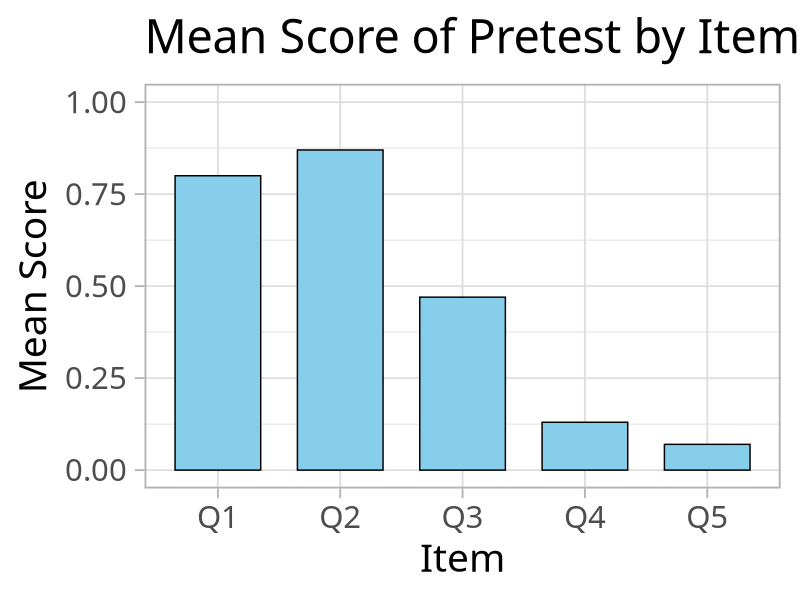
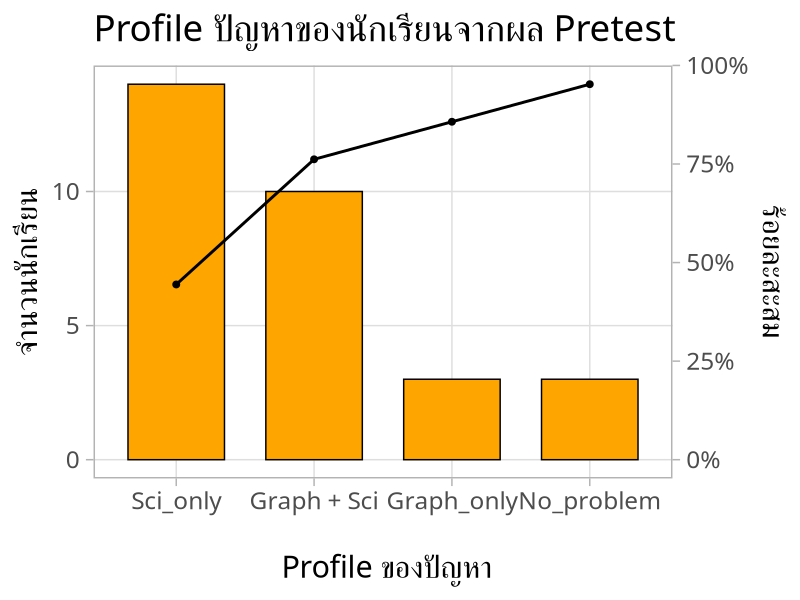
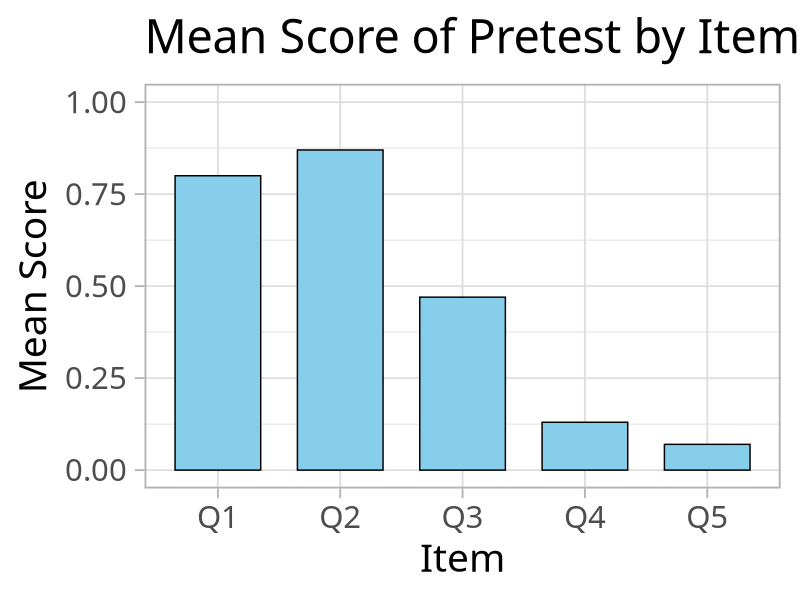
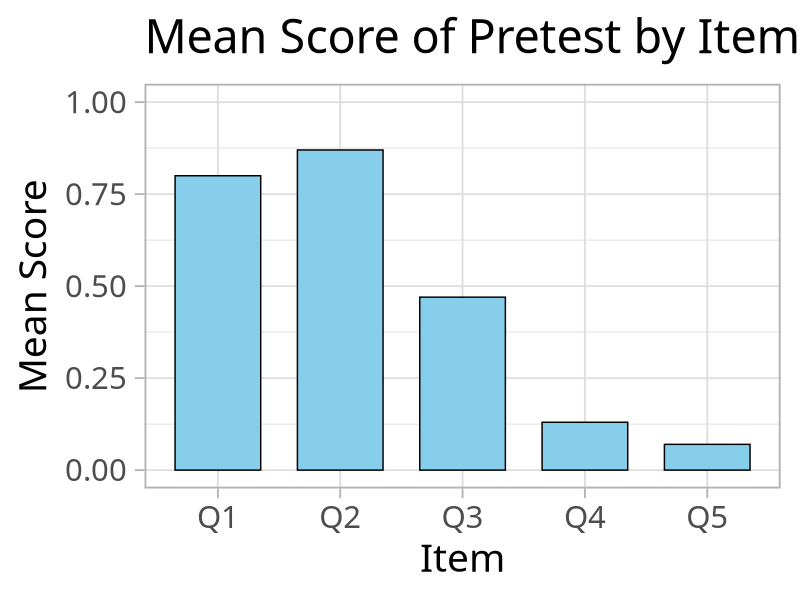
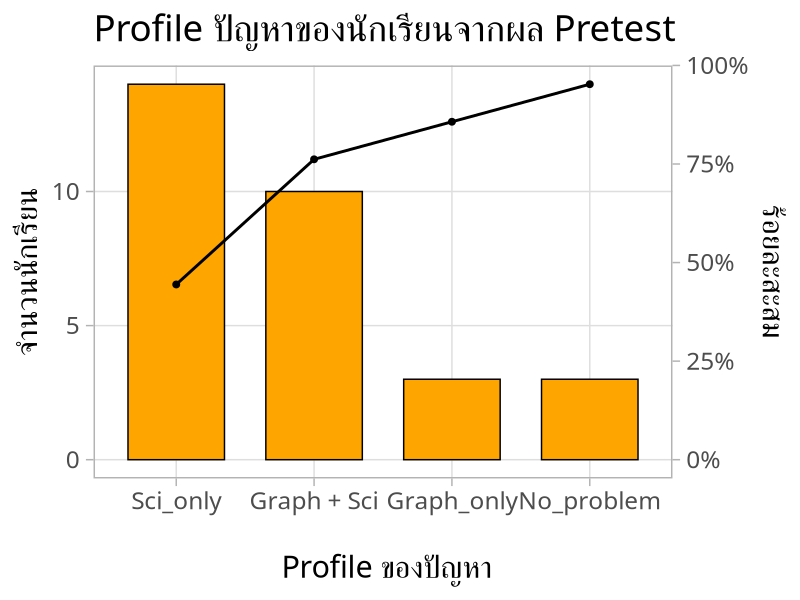
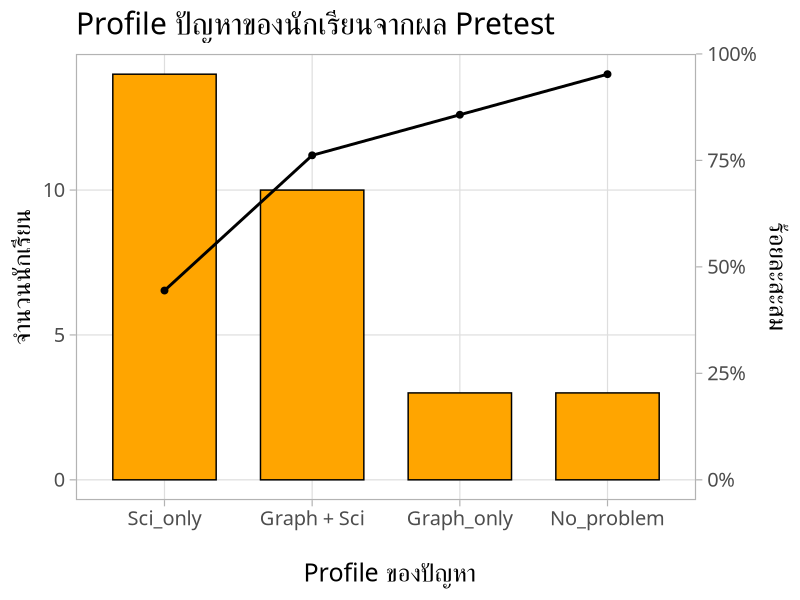
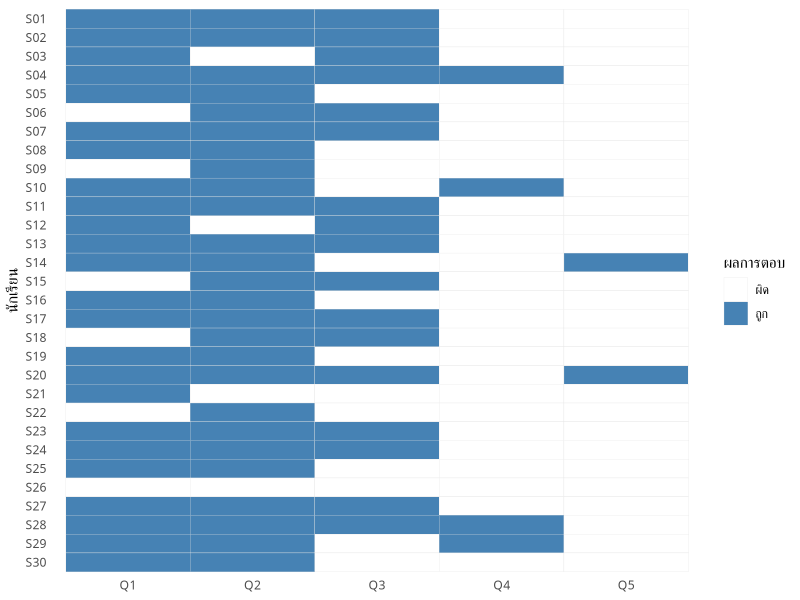
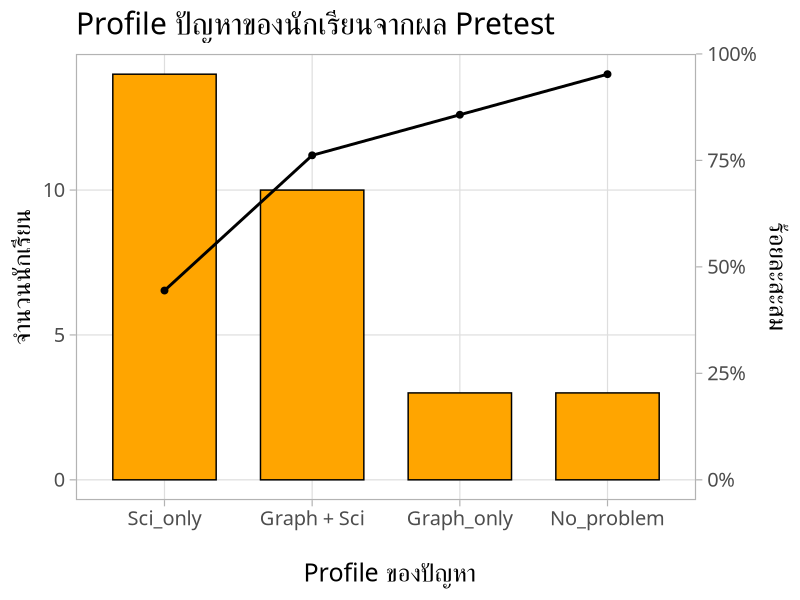

Write the R code that produced these figures, in order.
## ---- chunk 1
library(tidyverse)
library(kableExtra)
result <- tribble(
    ~ item, ~M, ~SD,
    "Q1", 0.80, 0.40,
    "Q2", 0.87, 0.35,
    "Q3", 0.47, 0.51,
    "Q4", 0.13, 0.35,
    "Q5", 0.07, 0.25
)

result |> 
  ggplot(aes(x = item, y = M)) +
  geom_col(fill = "skyblue", col = "black", width = 0.7) +
  ylim(0,1) +
  theme_light(base_size = 28) +
  theme(text = element_text(family = "ChulaCharasNew")) +
  labs(
    title = "Mean Score of Pretest by Item",
    x = "Item",
    y = "Mean Score"
  ) 

## ---- chunk 2

# 1) ตารางความรู้พื้นฐาน (3 ด้าน)
basic_skill <- tribble(
  ~domain, ~M, ~SD,
  "ความเข้าใจคำศัพท์วิทยาศาสตร์",        1.67, 0.55,
  "ทักษะการอ่านกราฟ",           0.47, 0.51,
  "การให้เหตุผลเชิงวิทยาศาสตร์", 0.20, 0.41
)

basic_skill |>
  kable(
    col.names = c("ทักษะพื้นฐาน", "M", "SD"),
    digits = 2,
    align = c("l","c","c"),
    caption = "สถิติบรรยายจำแนกตามทักษะ"
  )
## ---- chunk 3
resp <- tribble(
  ~student, ~Q1, ~Q2, ~Q3, ~Q4, ~Q5,
  "S01", 1,1,1,0,0,
  "S02", 1,1,1,0,0,
  "S03", 1,0,1,0,0,
  "S04", 1,1,1,1,0,
  "S05", 1,1,0,0,0,
  "S06", 0,1,1,0,0,
  "S07", 1,1,1,0,0,
  "S08", 1,1,0,0,0,
  "S09", 0,1,0,0,0,
  "S10",1,1,0,1,0,
  "S11",1,1,1,0,0,
  "S12",1,0,1,0,0,
  "S13",1,1,1,0,0,
  "S14",1,1,0,0,1,
  "S15",0,1,1,0,0,
  "S16",1,1,0,0,0,
  "S17",1,1,1,0,0,
  "S18",0,1,1,0,0,
  "S19",1,1,0,0,0,
  "S20",1,1,1,0,1,
  "S21",1,0,0,0,0,
  "S22",0,1,0,0,0,
  "S23",1,1,1,0,0,
  "S24",1,1,1,0,0,
  "S25",1,1,0,0,0,
  "S26",0,0,0,0,0,
  "S27",1,1,1,0,0,
  "S28",1,1,1,1,0,
  "S29",1,1,0,1,0,
  "S30",1,1,0,0,0
)

profile <- resp %>%
  mutate(
    keyword_prop = (Q1 == 0 & Q2 == 0),
    graph_prob = Q3 == 0,
    sci_prob   = (Q4 == 0 & Q5 == 0),
    profile = case_when(
      !keyword_prop & !graph_prob & !sci_prob ~ "No_problem",
      keyword_prop & !graph_prob & !sci_prob ~ "Keyword_problem",
      graph_prob & sci_prob ~ "Graph + Sci",
      !keyword_prop & !graph_prob & sci_prob ~ "Sci_only",
      graph_prob & !sci_prob & !keyword_prop ~ "Graph_only",
      TRUE ~ "ALL_three"
    )
  )

pareto <- profile %>% 
  count(profile, sort = TRUE) %>%
  mutate(cum_pct = cumsum(n) / sum(n)) |> 
  ggplot(aes(x = reorder(profile, -n), y = n)) +
  geom_col(fill = "orange", col = "black", width = 0.7) +
  geom_line(aes(y = cum_pct * max(n)), group = 1, color = "black", linewidth = 1) +
  geom_point(aes(y = cum_pct * max(n)), color = "black", size
 = 2) +
  scale_y_continuous(

    name = "จำนวนนักเรียน",
    sec.axis = sec_axis(~ . / max(.) , name = "ร้อยละสะสม", labels = scales::percent)
  ) +
  theme_light(base_size = 22) +
  theme(text = element_text(family = "ChulaCharasNew"),
  panel.grid.minor = element_blank()) +
  labs(
    title = "Profile ปัญหาของนักเรียนจากผล Pretest",
    x = "\n Profile ของปัญหา"
  )

pareto
## ---- chunk 4
result |> 
  ggplot(aes(x = item, y = M)) +
  geom_col(fill = "skyblue", col = "black", width = 0.7) +
  ylim(0,1) +
  theme_light(base_size = 28) +
  theme(text = element_text(family = "ChulaCharasNew")) +
  labs(
    title = "Mean Score of Pretest by Item",
    x = "Item",
    y = "Mean Score"
  ) 
## ---- chunk 5
result |> 
  ggplot(aes(x = item, y = M)) +
  geom_col(fill = "skyblue", col = "black", width = 0.7) +
  ylim(0,1) +
  theme_light(base_size = 28) +
  theme(text = element_text(family = "ChulaCharasNew")) +
  labs(
    title = "Mean Score of Pretest by Item",
    x = "Item",
    y = "Mean Score"
  ) 
## ---- chunk 6
pareto
## ---- chunk 7
library(tidyverse)

resp <- tribble(
  ~student, ~Q1, ~Q2, ~Q3, ~Q4, ~Q5,
  "S01", 1,1,1,0,0,
  "S02", 1,1,1,0,0,
  "S03", 1,0,1,0,0,
  "S04", 1,1,1,1,0,
  "S05", 1,1,0,0,0,
  "S06", 0,1,1,0,0,
  "S07", 1,1,1,0,0,
  "S08", 1,1,0,0,0,
  "S09", 0,1,0,0,0,
  "S10",1,1,0,1,0,
  "S11",1,1,1,0,0,
  "S12",1,0,1,0,0,
  "S13",1,1,1,0,0,
  "S14",1,1,0,0,1,
  "S15",0,1,1,0,0,
  "S16",1,1,0,0,0,
  "S17",1,1,1,0,0,
  "S18",0,1,1,0,0,
  "S19",1,1,0,0,0,
  "S20",1,1,1,0,1,
  "S21",1,0,0,0,0,
  "S22",0,1,0,0,0,
  "S23",1,1,1,0,0,
  "S24",1,1,1,0,0,
  "S25",1,1,0,0,0,
  "S26",0,0,0,0,0,
  "S27",1,1,1,0,0,
  "S28",1,1,1,1,0,
  "S29",1,1,0,1,0,
  "S30",1,1,0,0,0
)

profile <- resp %>%
  mutate(
    keyword_prop = (Q1 == 0 & Q2 == 0),
    graph_prob = Q3 == 0,
    sci_prob   = (Q4 == 0 & Q5 == 0),
    profile = case_when(
      !keyword_prop & !graph_prob & !sci_prob ~ "No_problem",
      keyword_prop & !graph_prob & !sci_prob ~ "Keyword_problem",
      graph_prob & sci_prob ~ "Graph + Sci",
      !keyword_prop & !graph_prob & sci_prob ~ "Sci_only",
      graph_prob & !sci_prob & !keyword_prop ~ "Graph_only",
      TRUE ~ "ALL_three"
    )
  )

pareto <- profile %>% 
  count(profile, sort = TRUE) %>%
  mutate(cum_pct = cumsum(n) / sum(n)) |> 
  ggplot(aes(x = reorder(profile, -n), y = n)) +
  geom_col(fill = "orange", col = "black", width = 0.7) +
  geom_line(aes(y = cum_pct * max(n)), group = 1, color = "black", linewidth = 1) +
  geom_point(aes(y = cum_pct * max(n)), color = "black", size
 = 2) +
  scale_y_continuous(

    name = "จำนวนนักเรียน",
    sec.axis = sec_axis(~ . / max(.) , name = "ร้อยละสะสม", labels = scales::percent)
  ) +
  theme_light(base_size = 18) +
  theme(text = element_text(family = "ChulaCharasNew"),
  panel.grid.minor = element_blank()) +
  labs(
    title = "Profile ปัญหาของนักเรียนจากผล Pretest",
    x = "\n Profile ของปัญหา"
  )

pareto

## ---- chunk 8
set.seed(1235696)
profile |> 
  filter(profile != "No_problem") |> 
  select(student, profile) |> 
  sample_n(5)
## ---- chunk 9
resp_long <- resp %>%
  pivot_longer(Q1:Q5, names_to = "item", values_to = "correct")

ggplot(resp_long,
       aes(x = item, y = fct_rev(student), fill = factor(correct))) +
  geom_tile(color = "grey90") +
  scale_fill_manual(values = c("0" = "white", "1" = "steelblue"),
                    labels = c("ผิด","ถูก"),
                    name = "ผลการตอบ") +
  labs(x = NULL, y = "นักเรียน") +
  theme_minimal() +
  theme(text = element_text(family = "ChulaCharasNew"),
        base_size = 28) +
  theme(panel.grid = element_blank())
## ---- chunk 10
library(tidyverse)

resp <- tribble(
  ~student, ~Q1, ~Q2, ~Q3, ~Q4, ~Q5,
  "S01", 1,1,1,0,0,
  "S02", 1,1,1,0,0,
  "S03", 1,0,1,0,0,
  "S04", 1,1,1,1,0,
  "S05", 1,1,0,0,0,
  "S06", 0,1,1,0,0,
  "S07", 1,1,1,0,0,
  "S08", 1,1,0,0,0,
  "S09", 0,1,0,0,0,
  "S10",1,1,0,1,0,
  "S11",1,1,1,0,0,
  "S12",1,0,1,0,0,
  "S13",1,1,1,0,0,
  "S14",1,1,0,0,1,
  "S15",0,1,1,0,0,
  "S16",1,1,0,0,0,
  "S17",1,1,1,0,0,
  "S18",0,1,1,0,0,
  "S19",1,1,0,0,0,
  "S20",1,1,1,0,1,
  "S21",1,0,0,0,0,
  "S22",0,1,0,0,0,
  "S23",1,1,1,0,0,
  "S24",1,1,1,0,0,
  "S25",1,1,0,0,0,
  "S26",0,0,0,0,0,
  "S27",1,1,1,0,0,
  "S28",1,1,1,1,0,
  "S29",1,1,0,1,0,
  "S30",1,1,0,0,0
)

profile <- resp %>%
  mutate(
    keyword_prop = (Q1 == 0 & Q2 == 0),
    graph_prob = Q3 == 0,
    sci_prob   = (Q4 == 0 & Q5 == 0),
    profile = case_when(
      !keyword_prop & !graph_prob & !sci_prob ~ "No_problem",
      keyword_prop & !graph_prob & !sci_prob ~ "Keyword_problem",
      graph_prob & sci_prob ~ "Graph + Sci",
      !keyword_prop & !graph_prob & sci_prob ~ "Sci_only",
      graph_prob & !sci_prob & !keyword_prop ~ "Graph_only",
      TRUE ~ "ALL_three"
    )
  )

pareto <- profile %>% 
  count(profile, sort = TRUE) %>%
  mutate(cum_pct = cumsum(n) / sum(n)) |> 
  ggplot(aes(x = reorder(profile, -n), y = n)) +
  geom_col(fill = "orange", col = "black", width = 0.7) +
  geom_line(aes(y = cum_pct * max(n)), group = 1, color = "black", linewidth = 1) +
  geom_point(aes(y = cum_pct * max(n)), color = "black", size
 = 2) +
  scale_y_continuous(

    name = "จำนวนนักเรียน",
    sec.axis = sec_axis(~ . / max(.) , name = "ร้อยละสะสม", labels = scales::percent)
  ) +
  theme_light(base_size = 18) +
  theme(text = element_text(family = "ChulaCharasNew"),
  panel.grid.minor = element_blank()) +
  labs(
    title = "Profile ปัญหาของนักเรียนจากผล Pretest",
    x = "\n Profile ของปัญหา"
  )

pareto

## ---- chunk 11
library(tidyverse)

resp <- tribble(
  ~student, ~Q1, ~Q2, ~Q3, ~Q4, ~Q5,
  "S01", 1,1,1,0,0,
  "S02", 1,1,1,0,0,
  "S03", 1,0,1,0,0,
  "S04", 1,1,1,1,0,
  "S05", 1,1,0,0,0,
  "S06", 0,1,1,0,0,
  "S07", 1,1,1,0,0,
  "S08", 1,1,0,0,0,
  "S09", 0,1,0,0,0,
  "S10",1,1,0,1,0,
  "S11",1,1,1,0,0,
  "S12",1,0,1,0,0,
  "S13",1,1,1,0,0,
  "S14",1,1,0,0,1,
  "S15",0,1,1,0,0,
  "S16",1,1,0,0,0,
  "S17",1,1,1,0,0,
  "S18",0,1,1,0,0,
  "S19",1,1,0,0,0,
  "S20",1,1,1,0,1,
  "S21",1,0,0,0,0,
  "S22",0,1,0,0,0,
  "S23",1,1,1,0,0,
  "S24",1,1,1,0,0,
  "S25",1,1,0,0,0,
  "S26",0,0,0,0,0,
  "S27",1,1,1,0,0,
  "S28",1,1,1,1,0,
  "S29",1,1,0,1,0,
  "S30",1,1,0,0,0
)

profile <- resp %>%
  mutate(
    keyword_prop = (Q1 == 0 & Q2 == 0),
    graph_prob = Q3 == 0,
    sci_prob   = (Q4 == 0 & Q5 == 0),
    profile = case_when(
      !keyword_prop & !graph_prob & !sci_prob ~ "No_problem",
      keyword_prop & !graph_prob & !sci_prob ~ "Keyword_problem",
      graph_prob & sci_prob ~ "Graph + Sci",
      !keyword_prop & !graph_prob & sci_prob ~ "Sci_only",
      graph_prob & !sci_prob & !keyword_prop ~ "Graph_only",
      TRUE ~ "ALL_three"
    )
  )

pareto <- profile %>% 
  count(profile, sort = TRUE) %>%
  mutate(cum_pct = cumsum(n) / sum(n)) |> 
  ggplot(aes(x = reorder(profile, -n), y = n)) +
  geom_col(fill = "orange", col = "black", width = 0.7) +
  geom_line(aes(y = cum_pct * max(n)), group = 1, color = "black", linewidth = 1) +
  geom_point(aes(y = cum_pct * max(n)), color = "black", size
 = 2) +
  scale_y_continuous(

    name = "จำนวนนักเรียน",
    sec.axis = sec_axis(~ . / max(.) , name = "ร้อยละสะสม", labels = scales::percent)
  ) +
  theme_light(base_size = 18) +
  theme(text = element_text(family = "ChulaCharasNew"),
  panel.grid.minor = element_blank()) +
  labs(
    title = "Profile ปัญหาของนักเรียนจากผล Pretest",
    x = "\n Profile ของปัญหา"
  )

pareto

## ---- chunk 12
library(tidyverse)
library(scales)

# 1) เตรียม label แบบ “ทักษะที่ควรเสริม” (ไม่ตีตรา)
profile_labels <- c(
  "Sci_only"    = "เสริมการให้เหตุผล",
  "Graph + Sci" = "เสริมอ่านกราฟ + การให้เหตุผล",
  "Graph_only"  = "เสริมการอ่านกราฟ",
  "No_problem"  = "พร้อมต่อยอด",
  "ALL_three"   = "เสริมพื้นฐานหลายด้าน",
  "Keyword_problem" = "เสริมคำศัพท์"
)

order_levels <- c(
  "เสริมการให้เหตุผล",
  "เสริมอ่านกราฟ + การให้เหตุผล",
  "เสริมการอ่านกราฟ",
  "พร้อมต่อยอด"
)

pareto_plot <- profile %>%
  count(profile, sort = TRUE) %>%
  mutate(
    cum_pct = cumsum(n) / sum(n),
    profile_show = recode(profile, !!!profile_labels),
    profile_show = factor(profile_show, levels = order_levels)
  ) %>%
  ggplot(aes(x = reorder(profile_show, -n), y = n)) +
  geom_col(fill = "steelblue", color = "grey25", width = 0.75) +
  geom_line(aes(y = cum_pct * max(n), group = 1),
            color = "grey30", linewidth = 0.9) +
  geom_point(aes(y = cum_pct * max(n)),
             color = "grey30", size = 2) +
  scale_y_continuous(
    name = "จำนวนนักเรียน",
    sec.axis = sec_axis(~ . / max(.) ,
                        name = "ร้อยละสะสม",
                        labels = percent)
  ) +
  labs(
    title = "Profile การพัฒนาทักษะจำเป็นของนักเรียนในชั้นเรียน",
    x = "\n Profile การพัฒนา",
    y = NULL
  ) +
  theme_light(base_size = 18) +
  theme(
    text = element_text(family = "ChulaCharasNew"),
   # panel.grid.minor = element_blank(),
    axis.title.x = element_text(margin = margin(t = 10)),
    plot.title = element_text(face = "bold")
  )

pareto_plot
## ---- chunk 13
pareto
## ---- chunk 14
pareto_plot
## ---- chunk 15
library(tidyverse)
library(scales)

# 1) เตรียม label แบบ “ทักษะที่ควรเสริม” (ไม่ตีตรา)
profile_labels <- c(
  "Sci_only"    = "เสริมการให้เหตุผล",
  "Graph + Sci" = "เสริมอ่านกราฟ + \n การให้เหตุผล",
  "Graph_only"  = "เสริมการอ่านกราฟ",
  "No_problem"  = "พร้อมต่อยอด",
  "ALL_three"   = "เสริมพื้นฐานหลายด้าน",
  "Keyword_problem" = "เสริมคำศัพท์"
)

order_levels <- c(
  "เสริมการให้เหตุผล",
  "เสริมอ่านกราฟ + \n การให้เหตุผล",
  "เสริมการอ่านกราฟ",
  "พร้อมต่อยอด"
)

pareto_plot <- profile %>%
  count(profile, sort = TRUE) %>%
  mutate(
    cum_pct = cumsum(n) / sum(n),
    profile_show = recode(profile, !!!profile_labels),
    profile_show = factor(profile_show, levels = order_levels)
  ) %>%
  ggplot(aes(x = reorder(profile_show, -n), y = n)) +
  geom_col(fill = "steelblue", color = "grey25", width = 0.75) +
  scale_y_continuous(
    name = "จำนวนนักเรียน"
  ) +
  labs(
    title = "Profile การพัฒนาทักษะจำเป็นของนักเรียนในชั้นเรียน",
    x = "\n Profile การพัฒนา",
    y = NULL
  ) +
  theme_light(base_size = 18) +
  theme(
    text = element_text(family = "ChulaCharasNew"),
    panel.grid.minor = element_blank(),
    axis.title.x = element_text(margin = margin(t = 10)),
    plot.title = element_text(face = "bold")
  )

pareto_plot
## ---- chunk 16
library(tidyverse)
library(scales)

# 1) เตรียม label แบบ “ทักษะที่ควรเสริม” (ไม่ตีตรา)
profile_labels <- c(
  "Sci_only"    = "เสริมการให้เหตุผล",
  "Graph + Sci" = "เสริมอ่านกราฟ + \n การให้เหตุผล",
  "Graph_only"  = "เสริมการอ่านกราฟ",
  "No_problem"  = "พร้อมต่อยอด",
  "ALL_three"   = "เสริมพื้นฐานหลายด้าน",
  "Keyword_problem" = "เสริมคำศัพท์"
)

order_levels <- c(
  "เสริมการให้เหตุผล",
  "เสริมอ่านกราฟ + \n การให้เหตุผล",
  "เสริมการอ่านกราฟ",
  "พร้อมต่อยอด"
)

pareto_plot <- profile %>%
  count(profile, sort = TRUE) %>%
  mutate(
    cum_pct = cumsum(n) / sum(n),
    profile_show = recode(profile, !!!profile_labels),
    profile_show = factor(profile_show, levels = order_levels)
  ) %>%
  ggplot(aes(x = reorder(profile_show, -n), y = n)) +
  geom_col(aes(fill = profile_show), color = "grey25", width = 0.75) +
  scale_y_continuous(
    name = "จำนวนนักเรียน"
  ) +
  labs(
    title = "การจำแนกประเภทความต้องการพัฒนาทักษะจำเป็นของชั้นเรียน",
    x = "\n ประเภทความต้องการพัฒนา",
    y = NULL
  ) +
  theme_light(base_size = 18) +
  theme(
    legend.position = "none",
    text = element_text(family = "ChulaCharasNew"),
    panel.grid.minor = element_blank(),
    axis.title.x = element_text(margin = margin(t = 10)),
    plot.title = element_text(face = "bold")
  )

pareto_plot
## ---- chunk 17
library(tidyverse)
library(scales)

# 1) เตรียม label แบบ “ทักษะที่ควรเสริม” (ไม่ตีตรา)
profile_labels <- c(
  "Sci_only"    = "เสริมการให้เหตุผล",
  "Graph + Sci" = "เสริมอ่านกราฟ + \n การให้เหตุผล",
  "Graph_only"  = "เสริมการอ่านกราฟ",
  "No_problem"  = "พร้อมต่อยอด",
  "ALL_three"   = "เสริมพื้นฐานหลายด้าน",
  "Keyword_problem" = "เสริมคำศัพท์"
)

order_levels <- c(
  "เสริมการให้เหตุผล",
  "เสริมอ่านกราฟ + \n การให้เหตุผล",
  "เสริมการอ่านกราฟ",
  "พร้อมต่อยอด"
)

pareto_plot <- profile %>%
  count(profile, sort = TRUE) %>%
  mutate(
    cum_pct = cumsum(n) / sum(n),
    profile_show = recode(profile, !!!profile_labels),
    profile_show = factor(profile_show, levels = order_levels)
  ) %>%
  ggplot(aes(x = reorder(profile_show, -n), y = n)) +
  geom_col(aes(fill =n), color = "grey25", width = 0.75) +
  scale_y_continuous(
    name = "จำนวนนักเรียน"
  ) +
  labs(
    title = "การจำแนกประเภทความต้องการพัฒนาทักษะจำเป็นของชั้นเรียน",
    x = "\n ประเภทความต้องการพัฒนา",
    y = NULL
  ) +
  theme_light(base_size = 18) +
  theme(
    legend.position = "none",
    text = element_text(family = "ChulaCharasNew"),
    panel.grid.minor = element_blank(),
    axis.title.x = element_text(margin = margin(t = 10)),
    plot.title = element_text(face = "bold")
  ) 
pareto_plot
## ---- chunk 18
library(tidyverse)
library(scales)

# 1) เตรียม label แบบ “ทักษะที่ควรเสริม” (ไม่ตีตรา)
profile_labels <- c(
  "Sci_only"    = "เสริมการให้เหตุผล",
  "Graph + Sci" = "เสริมอ่านกราฟ + \n การให้เหตุผล",
  "Graph_only"  = "เสริมการอ่านกราฟ",
  "No_problem"  = "พร้อมต่อยอด",
  "ALL_three"   = "เสริมพื้นฐานหลายด้าน",
  "Keyword_problem" = "เสริมคำศัพท์"
)

order_levels <- c(
  "เสริมการให้เหตุผล",
  "เสริมอ่านกราฟ + \n การให้เหตุผล",
  "เสริมการอ่านกราฟ",
  "พร้อมต่อยอด"
)

pareto_plot <- profile %>%
  count(profile, sort = TRUE) %>%
  mutate(
    cum_pct = cumsum(n) / sum(n),
    profile_show = recode(profile, !!!profile_labels),
    profile_show = factor(profile_show, levels = order_levels)
  ) %>%
  ggplot(aes(x = reorder(profile_show, -n), y = n)) +
  geom_col(aes(fill = profile_show), color = "grey25", width = 0.75) +
  scale_y_continuous(
    name = "จำนวนนักเรียน"
  ) +
  labs(
    title = "การจำแนกประเภทความต้องการพัฒนาทักษะจำเป็นของชั้นเรียน",
    x = "\n ประเภทความต้องการพัฒนา",
    y = NULL
  ) +
  theme_light(base_size = 18) +
  theme(
    legend.position = "none",
    text = element_text(family = "ChulaCharasNew"),
    panel.grid.minor = element_blank(),
    axis.title.x = element_text(margin = margin(t = 10)),
    plot.title = element_text(face = "bold")
  ) +
  scale_fill_manual(
    values = c(
    "skyblue",
    "skyblue",
    "grey",
    "grey")
  )
pareto_plot
